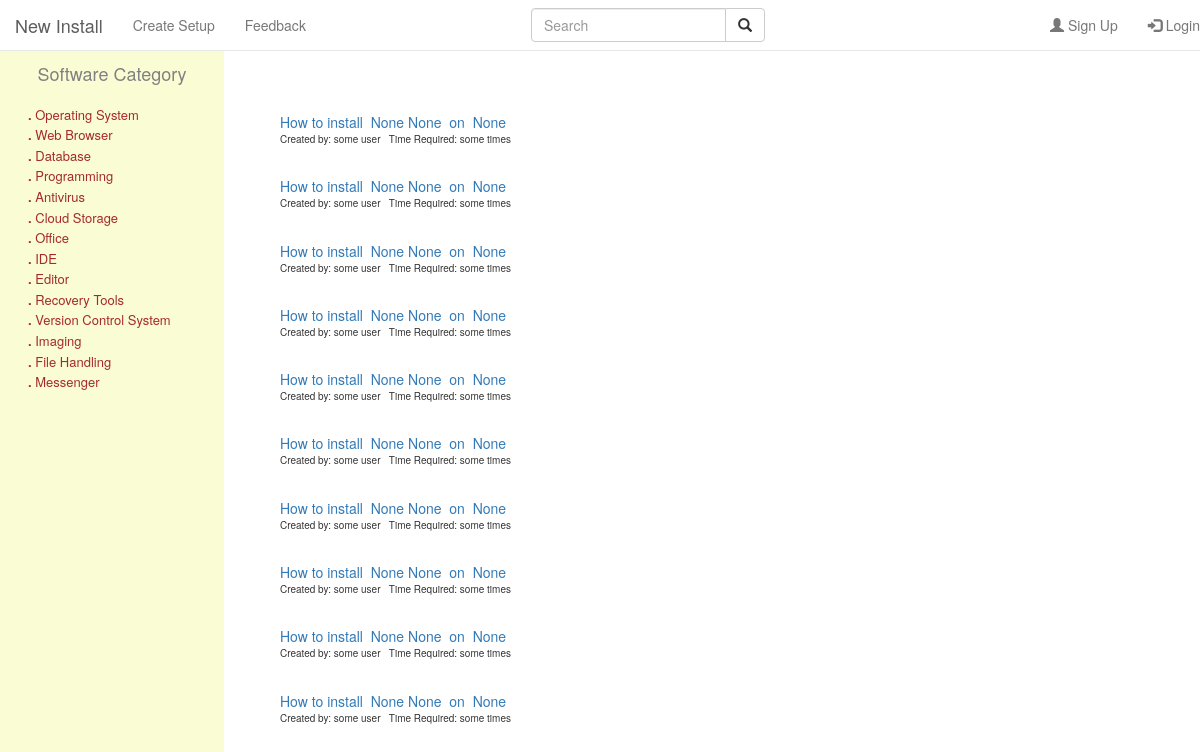
Before: / with the older database file.
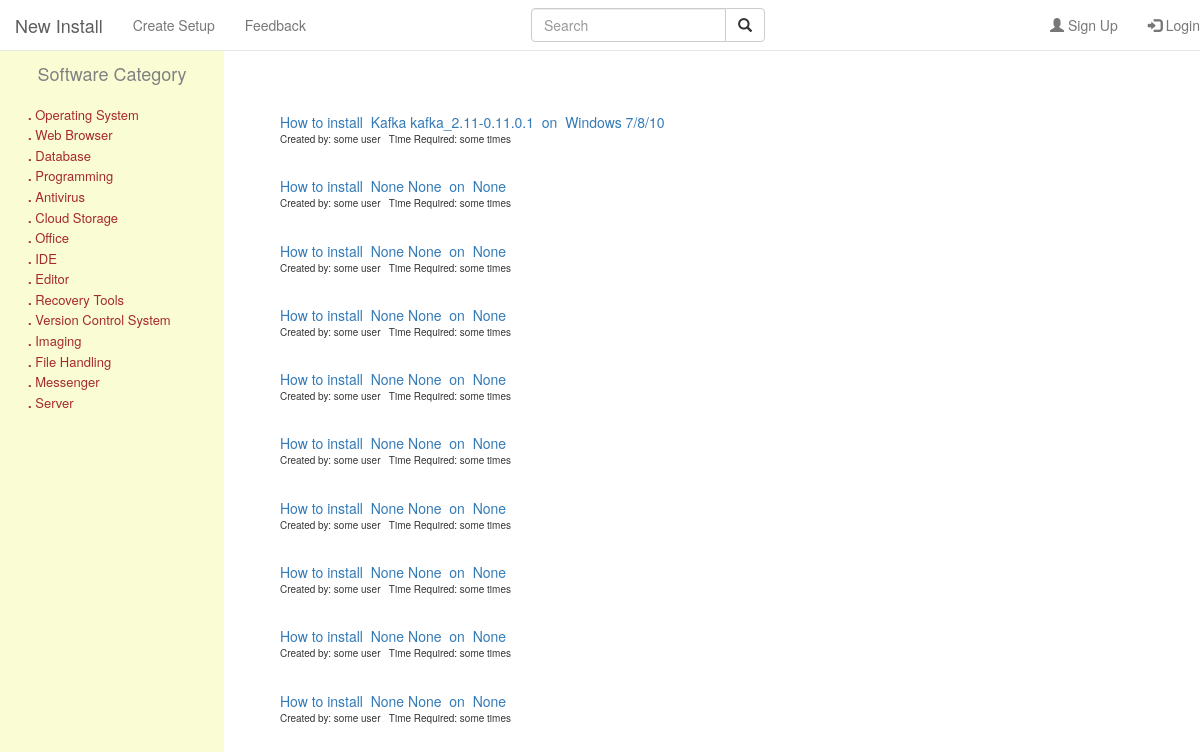
After: the same page with the newer database file.
### MainApp/models.py (models this page shows, shortened)
class SetupTemplate(models.Model):
    category = models.CharField(max_length=100, null=True, blank=True)
    productName = models.CharField(max_length=100, null=True, blank=True)
    platformType = models.CharField(max_length=100, null=True, blank=True)
    version = models.CharField(max_length=100, null=True, blank=True)
    minimumRequirement = models.TextField(max_length=300, null=True, blank=True)
    precautions = models.CharField(max_length=200, null=True, blank=True)
    approxTotalTimeReqd = models.IntegerField(default=0)
    refImage = models.ImageField(blank=True,null=True)
    creationTime = models.DateTimeField(auto_now_add=True,auto_now=False)
    updated = models.DateTimeField(auto_now_add=False,auto_now=True)
    numOfUpdates = models.IntegerField(default=0)
    numOfViews = models.IntegerField(default=0)
    expertiseLevel = models.CharField(max_length=200,blank=True,null=True)
    downloadLink = models.CharField(max_length=200,blank=True, null=True)
    officialSite = models.CharField(max_length=200,blank=True, null=True)
    wikipage = models.CharField(max_length=200,blank=True, null=True)
    youtubeChannel = models.CharField(max_length=200,blank=True, null=True)
    stackoverflow = models.CharField(max_length=200,blank=True, null=True)
    githubRepo = models.CharField(max_length=200,blank=True, null=True)
    class Meta:
        ordering = ('productName',)

### MainApp/views.py (the view)
# urls.py: url(r'^$', landing, name='home'),
def landing(request):
    query = request.GET.get("q")
    if query:
        result = SetupTemplate.objects.all().filter(
                    Q(category__icontains=query) |
                    Q(productName__icontains=query) |
                    Q(platformType__icontains=query)
                )
        searchResult = {'result': result, 'categories':categories}
        print searchResult
        return render(request, 'search.html', searchResult)
    else:
        latestsetuplist = SetupTemplate.objects.order_by('-creationTime')[:10][::1]
        context = {'categories':categories, 'latestsetuplist':latestsetuplist}
        return render(request,'index.html',context)

### templates/mainapp/index.html
{% include 'base.html' %}
<div style="margin:8em 0 0 20em; position:absolute;">
{% for obj in latestsetuplist %}
    <a href="/setup/{{obj.id}}"> How to install &nbsp;{{obj.productName}}&nbsp;{{obj.version}}&nbsp; on &nbsp;{{obj.platformType}}</a><br>
    <font size="1.5"><p>Created by: some user &nbsp; Time Required: some times</p></font><br>
{% endfor %}
</div>
<div style="margin:2em 1em 0 0em; position:fixed; width:16em;height:100%;background:#fafcd4;border-radius:0.5em;">
   <center><h4 STYLE="margin:2em 0 0 0;color:grey;">Software Category</h4></center><br>
    <div style="margin:0em 1em 0 2em;" id="category">
    {% for obj in categories %}
            <a href="productlist/{{obj}}" style="color:brown" class=""><font size="2.0"><b>{{obj.stepNum}}.</b>&nbsp;{{ obj }}</font></a><br>
    {% endfor %}
    </div>
</div>

Changed rows visible on the page:
no longer on this page (row unchanged): SetupTemplate: productName "None", version "None", platformType "None"
added SetupTemplate: productName "Kafka", version "kafka_2.11-0.11.0.1", platformType "Windows 7/8/10"
Other visible differences:
new list line: ". Server"
